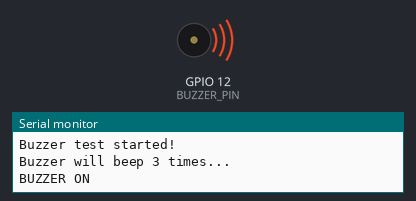
The sketch below on a simulated ESP32. Parts: buzzer (waves = sounding, pin HIGH), the last lines printed to the serial monitor.

Above: at 1.2 s.
At 5.2 s:
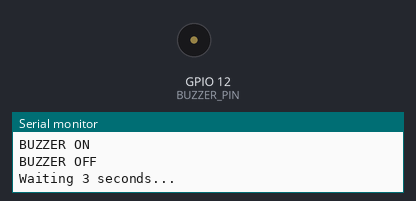
Timing chart, 0 to 8.8 s (numbered marks = the images above):
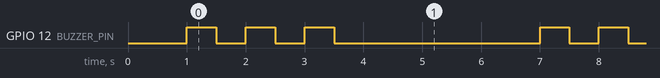

Measured:
- by itself, GPIO 12 (BUZZER_PIN): repeats every 6.0 s: 2 × (LOW 0.50 s, HIGH 0.50 s), LOW 3.5 s, HIGH 0.50 s
- by itself, everything shown: repeats every 6.0 s, in 6 steps

The sketch:

buzzer_test.ino
```cpp
#define BUZZER_PIN 12  // Buzzer on GPIO 12

void setup() {
  pinMode(BUZZER_PIN, OUTPUT);
  Serial.begin(115200);
  delay(1000);
  Serial.println("\n\nBuzzer test started!");
  Serial.println("Buzzer will beep 3 times...");
}

void loop() {
  // Beep 3 times
  for (int i = 0; i < 3; i++) {
    digitalWrite(BUZZER_PIN, HIGH);  // Buzzer ON
    Serial.println("BUZZER ON");
    delay(500);

    digitalWrite(BUZZER_PIN, LOW);   // Buzzer OFF
    Serial.println("BUZZER OFF");
    delay(500);
  }

  // Wait 3 seconds before next beep cycle
  Serial.println("Waiting 3 seconds...");
  delay(3000);
}
```
